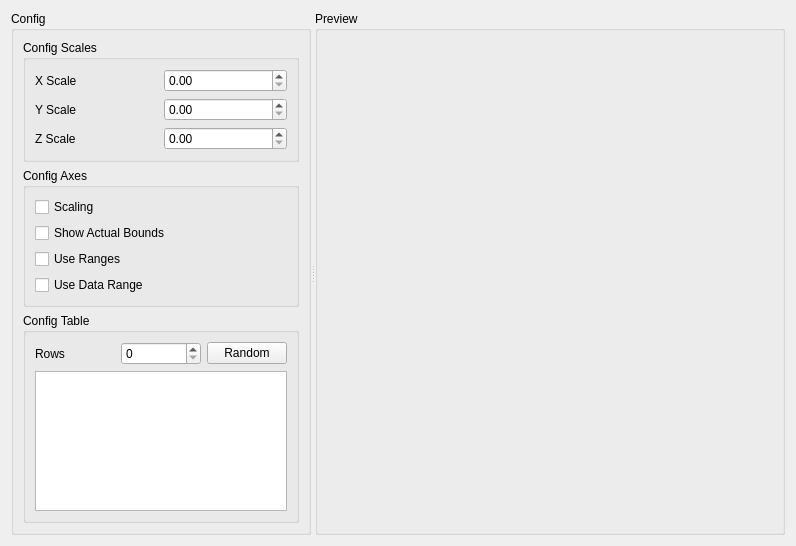
<?xml version="1.0" encoding="UTF-8"?>
<ui version="4.0">
 <class>ScaleAxesWindow</class>
 <widget class="QWidget" name="ScaleAxesWindow">
  <property name="geometry">
   <rect>
    <x>0</x>
    <y>0</y>
    <width>796</width>
    <height>546</height>
   </rect>
  </property>
  <property name="windowTitle">
   <string>Form</string>
  </property>
  <layout class="QGridLayout" name="gridLayout">
   <item row="0" column="0">
    <widget class="QSplitter" name="splitter">
     <property name="orientation">
      <enum>Qt::Horizontal</enum>
     </property>
     <widget class="QGroupBox" name="groupBox">
      <property name="maximumSize">
       <size>
        <width>300</width>
        <height>16777215</height>
       </size>
      </property>
      <property name="title">
       <string>Config</string>
      </property>
      <layout class="QGridLayout" name="gridLayout_4">
       <item row="0" column="0">
        <layout class="QGridLayout" name="gridLayout_3">
         <item row="1" column="0">
          <widget class="QGroupBox" name="groupBox_3">
           <property name="title">
            <string>Config Axes</string>
           </property>
           <layout class="QGridLayout" name="gridLayout_6">
            <item row="0" column="0">
             <layout class="QGridLayout" name="gridLayout_5">
              <item row="0" column="0">
               <widget class="QCheckBox" name="scalingCheckBox">
                <property name="text">
                 <string>Scaling</string>
                </property>
               </widget>
              </item>
              <item row="1" column="0">
               <widget class="QCheckBox" name="showActualBoundsCheckBox">
                <property name="text">
                 <string>Show Actual Bounds</string>
                </property>
               </widget>
              </item>
              <item row="2" column="0">
               <widget class="QCheckBox" name="useRangesCheckBox">
                <property name="text">
                 <string>Use Ranges</string>
                </property>
               </widget>
              </item>
              <item row="3" column="0">
               <widget class="QCheckBox" name="useDataRangeCheckBox">
                <property name="text">
                 <string>Use Data Range</string>
                </property>
               </widget>
              </item>
             </layout>
            </item>
           </layout>
          </widget>
         </item>
         <item row="2" column="0">
          <widget class="QGroupBox" name="groupBox_4">
           <property name="title">
            <string>Config Table</string>
           </property>
           <layout class="QGridLayout" name="gridLayout_8">
            <item row="0" column="0">
             <layout class="QGridLayout" name="gridLayout_7">
              <item row="0" column="1">
               <widget class="QSpinBox" name="rowsSpinBox">
                <property name="maximum">
                 <number>100000</number>
                </property>
               </widget>
              </item>
              <item row="0" column="2">
               <widget class="QPushButton" name="randomButton">
                <property name="text">
                 <string>Random</string>
                </property>
               </widget>
              </item>
              <item row="0" column="0">
               <widget class="QLabel" name="label">
                <property name="text">
                 <string>Rows</string>
                </property>
               </widget>
              </item>
              <item row="1" column="0" colspan="3">
               <widget class="QTableView" name="tableView"/>
              </item>
             </layout>
            </item>
           </layout>
          </widget>
         </item>
         <item row="0" column="0">
          <widget class="QGroupBox" name="groupBox_5">
           <property name="title">
            <string>Config Scales</string>
           </property>
           <layout class="QGridLayout" name="gridLayout_10">
            <item row="0" column="0">
             <layout class="QGridLayout" name="gridLayout_9">
              <item row="0" column="0">
               <widget class="QLabel" name="label_2">
                <property name="text">
                 <string>X Scale</string>
                </property>
               </widget>
              </item>
              <item row="1" column="0">
               <widget class="QLabel" name="label_3">
                <property name="text">
                 <string>Y Scale</string>
                </property>
               </widget>
              </item>
              <item row="2" column="0">
               <widget class="QLabel" name="label_4">
                <property name="text">
                 <string>Z Scale</string>
                </property>
               </widget>
              </item>
              <item row="0" column="1">
               <widget class="QDoubleSpinBox" name="xScaleSpinBox">
                <property name="singleStep">
                 <double>0.100000000000000</double>
                </property>
               </widget>
              </item>
              <item row="1" column="1">
               <widget class="QDoubleSpinBox" name="yScaleSpinBox">
                <property name="singleStep">
                 <double>0.100000000000000</double>
                </property>
               </widget>
              </item>
              <item row="2" column="1">
               <widget class="QDoubleSpinBox" name="zScaleSpinBox">
                <property name="singleStep">
                 <double>0.100000000000000</double>
                </property>
               </widget>
              </item>
             </layout>
            </item>
           </layout>
          </widget>
         </item>
        </layout>
       </item>
      </layout>
     </widget>
     <widget class="QGroupBox" name="groupBox_2">
      <property name="title">
       <string>Preview</string>
      </property>
      <layout class="QGridLayout" name="gridLayout_2">
       <item row="0" column="0">
        <layout class="QVBoxLayout" name="previewLayout"/>
       </item>
      </layout>
     </widget>
    </widget>
   </item>
  </layout>
 </widget>
 <resources/>
 <connections/>
</ui>
